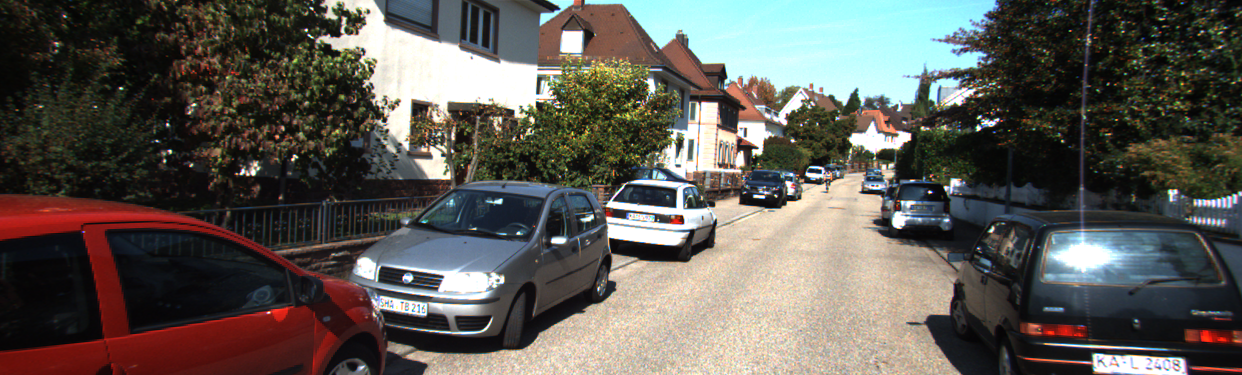
#> input picture data/KITTI/object/sampledata/image_2/000008.png, 1242 x 375 px
$ python -i kitti_3d_obj.py   (imports and definitions only)
#> lines starting #> are read from the running program, lines starting #| are printed output that depends on the picture
"""
Created on Sat Mar 24 12:38:17 2018
The KITTI is one of the well known benchmarks for 3D Object detection. Working
on this dataset requires some understanding of what the different files and their
contnts are. In this piece we use  4 different types of files used from the
KITTI 3D Objection Detection dataset as follows to do some basic manipulation
and sanity checks to get basic underdstanding.
 camera2 image (.png),
 camera2 label label (.txt),
 calibration (.txt),
 velodyne point cloud (.bin),
Codes to project 3D data from  camera co-ordinate and velodyne coordinate to
camera image.  The goal is to see if the  data along with appropriate geometry
matrices are handled correctly.  2 different types of images are generated -
camera2 image and bird's eye view of point cloud.
@author: sg
Refs :
  1. Vision meets Robotics: The KITTI Dataset - http://www.cvlibs.net/publications/Geiger2013IJRR.pdf
  2. 3D Object Detection Evaluation 2017 - http://www.cvlibs.net/datasets/kitti/eval_object.php?obj_benchmark=3d
  3. Download left color images of object data set (12 GB) - http://www.cvlibs.net/download.php?file=data_object_image_2.zip
  4. Download Velodyne point clouds, if you want to use laser information (29 GB) - http://www.cvlibs.net/download.php?file=data_object_velodyne.zip
  5. Download camera calibration matrices of object data set (16 MB) - http://www.cvlibs.net/download.php?file=data_object_calib.zip
  6. Download training labels of object data set (5 MB) - http://www.cvlibs.net/download.php?file=data_object_label_2.zip
  7. Download object development kit (1 MB) (including 3D object detection and bird's eye view evaluation code) - http://kitti.is.tue.mpg.de/kitti/devkit_object.zip

"""

import os
import os.path
import matplotlib.pyplot as plt
import matplotlib.patches as patches
from   matplotlib.path import Path
from matplotlib import colors
import numpy as np
from PIL import Image
from math import sin, cos
import argparse

basedir = 'data/KITTI/object/sampledata' # *nix
left_cam_rgb= 'image_2'
label = 'label_2'
velodyne = 'velodyne'
calib = 'calib'


def loadKittiFiles (frame) :
    '''
    Load KITTI image (.png), calibration (.txt), velodyne (.bin), and label (.txt),  files
    corresponding to a shot.
    Args:
      frame :  name of the shot , which will be appended to externsions to load
                  the appropriate file.
    '''
    # load image file
    fn = basedir+ left_cam_rgb + frame+'.png'
    fn = os.path.join(basedir, left_cam_rgb, frame+'.png')
    left_cam = Image.open(fn).convert ('RGB')

    # load velodyne file
    fn = basedir+ velodyne + frame+'.bin'
    fn = os.path.join(basedir, velodyne, frame+'.bin')
    velo = np.fromfile(fn, dtype=np.float32).reshape(-1, 4)

    # load calibration file
    fn = basedir+ calib + frame+'.txt'
    fn = os.path.join(basedir, calib, frame+'.txt')
    calib_data = {}
    with open (fn, 'r') as f :
        for line in f.readlines():
            if ':' in line :
                key, value = line.split(':', 1)
                calib_data[key] = np.array([float(x) for x in value.split()])

    # load label file
    fn = basedir+ label + frame+'.txt'
    fn = os.path.join(basedir, label, frame+'.txt')
    label_data = {}
    with open (fn, 'r') as f :
        for line in f.readlines():
            if len(line) > 3:
                key, value = line.split(' ', 1)
                #print ('key', key, 'value', value)
                if key in label_data.keys() :
                    label_data[key].append([float(x) for x in value.split()] )
                else:
                    label_data[key] =[[float(x) for x in value.split()]]

    for key in label_data.keys():
        label_data[key] = np.array( label_data[key])

    return left_cam, velo, label_data, calib_data


# [231 lines left out: functions computeBox3D, labelToBoundingBox, pointCloudToBirdsEyeView, main, not called in this run]


# [8 lines not run here, left out]

>>> import cv2
>>> picture = cv2.imread('../data/KITTI/object/sampledata/image_2/000008.png', cv2.IMREAD_GRAYSCALE)
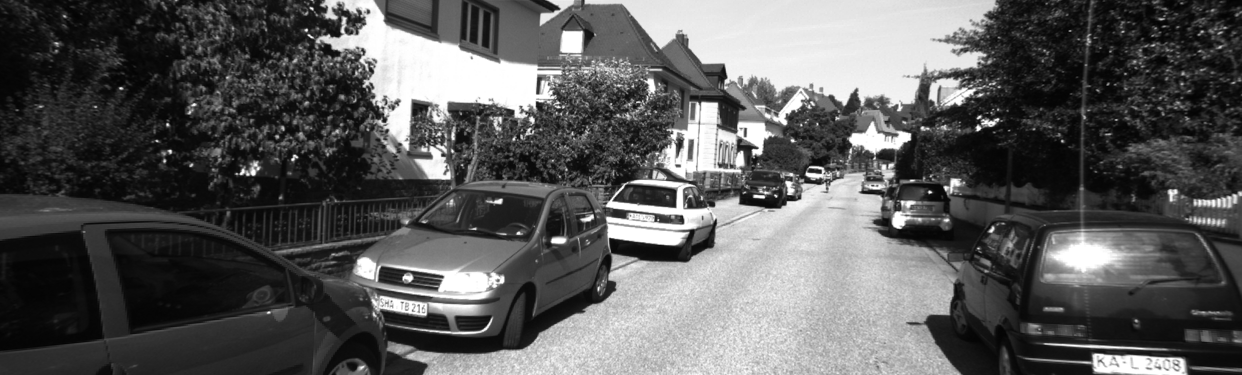
#> picture: shape (375, 1242); min 2, max 255, mean 89.9
#> (the run stopped early here; a loop or call above may not have finished)

$ run again, on data/KITTI/object/sampledata/image_2/000000.png
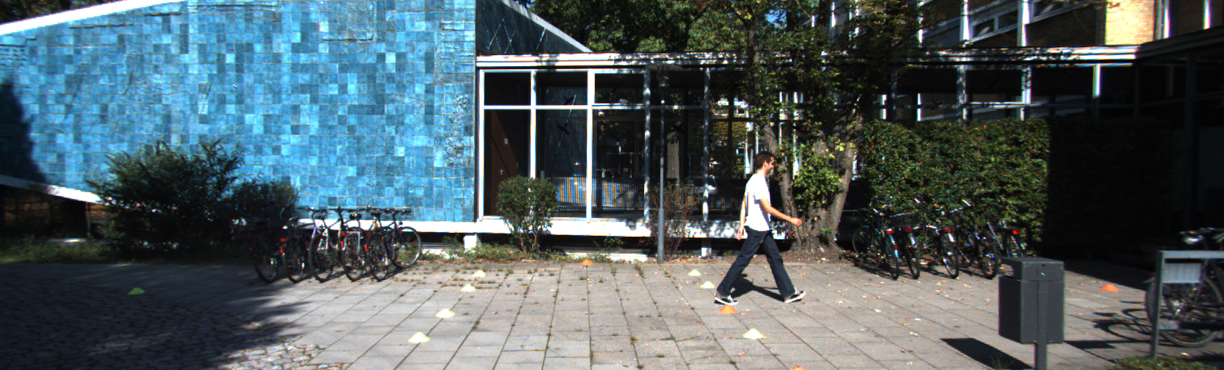
#> input picture data/KITTI/object/sampledata/image_2/000000.png, 1224 x 370 px
#> `picture = cv2.imread('../data/KITTI/object/sampledata/image_2/000008.p..`:
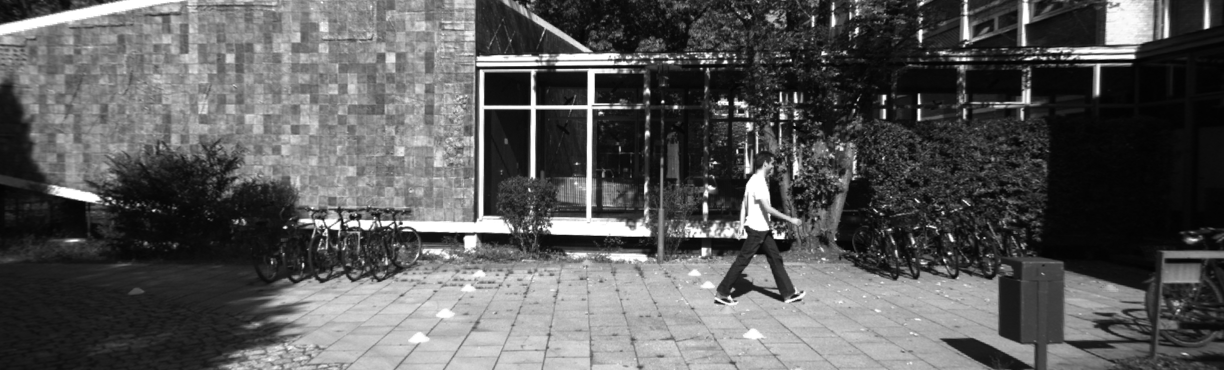
#> picture: shape (370, 1224); min 2, max 255, mean 89.5

$ run again, on data/KITTI/object/sampledata/image_2/000001.png
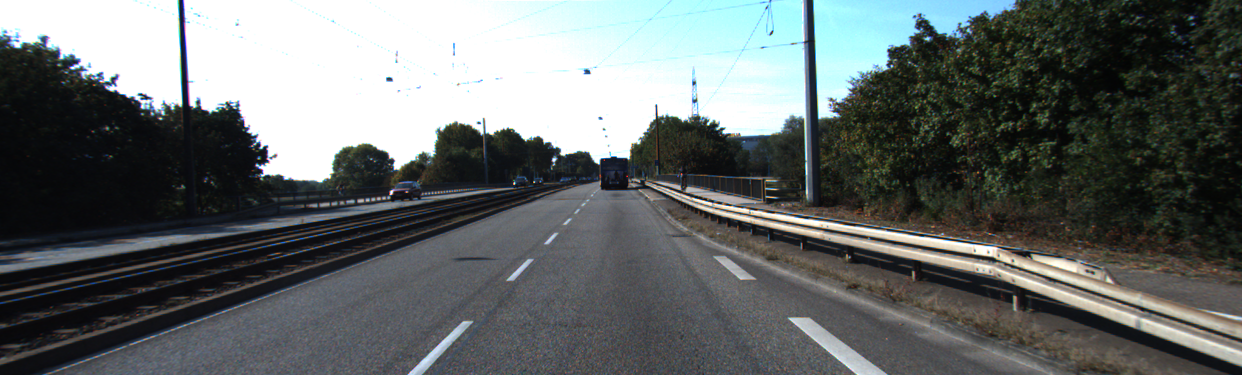
#> input picture data/KITTI/object/sampledata/image_2/000001.png, 1242 x 375 px
#> `picture = cv2.imread('../data/KITTI/object/sampledata/image_2/000008.p..`:
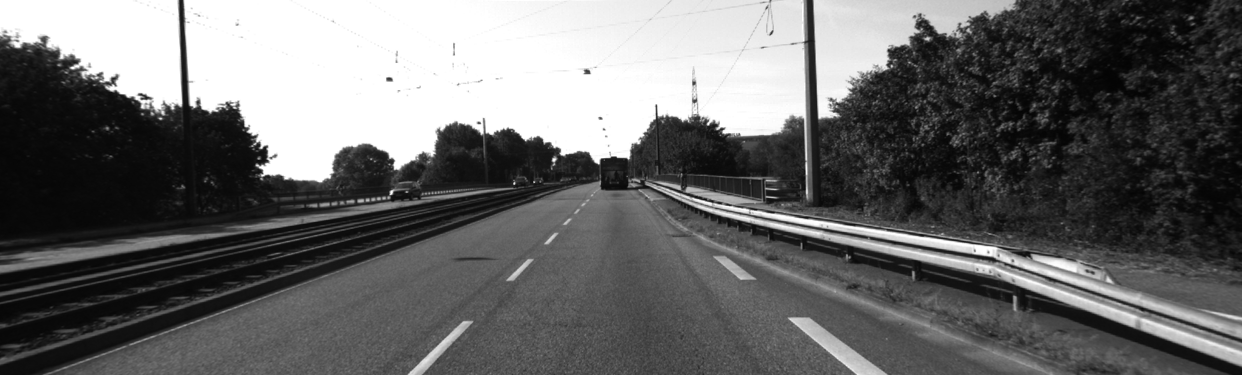
#> picture: shape (375, 1242); min 3, max 255, mean 103.5

$ run again, on data/KITTI/object/sampledata/image_2/000002.png
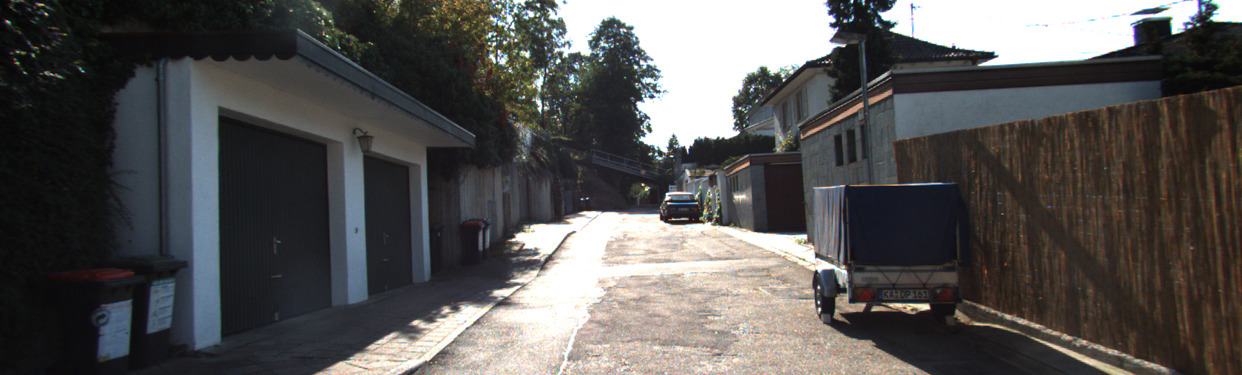
#> input picture data/KITTI/object/sampledata/image_2/000002.png, 1242 x 375 px
#> `picture = cv2.imread('../data/KITTI/object/sampledata/image_2/000008.p..`:
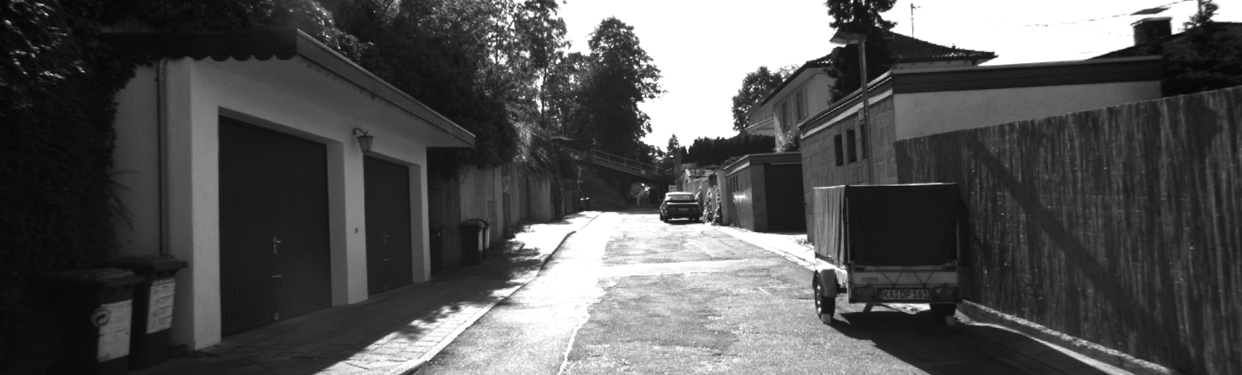
#> picture: shape (375, 1242); min 5, max 255, mean 84.6
